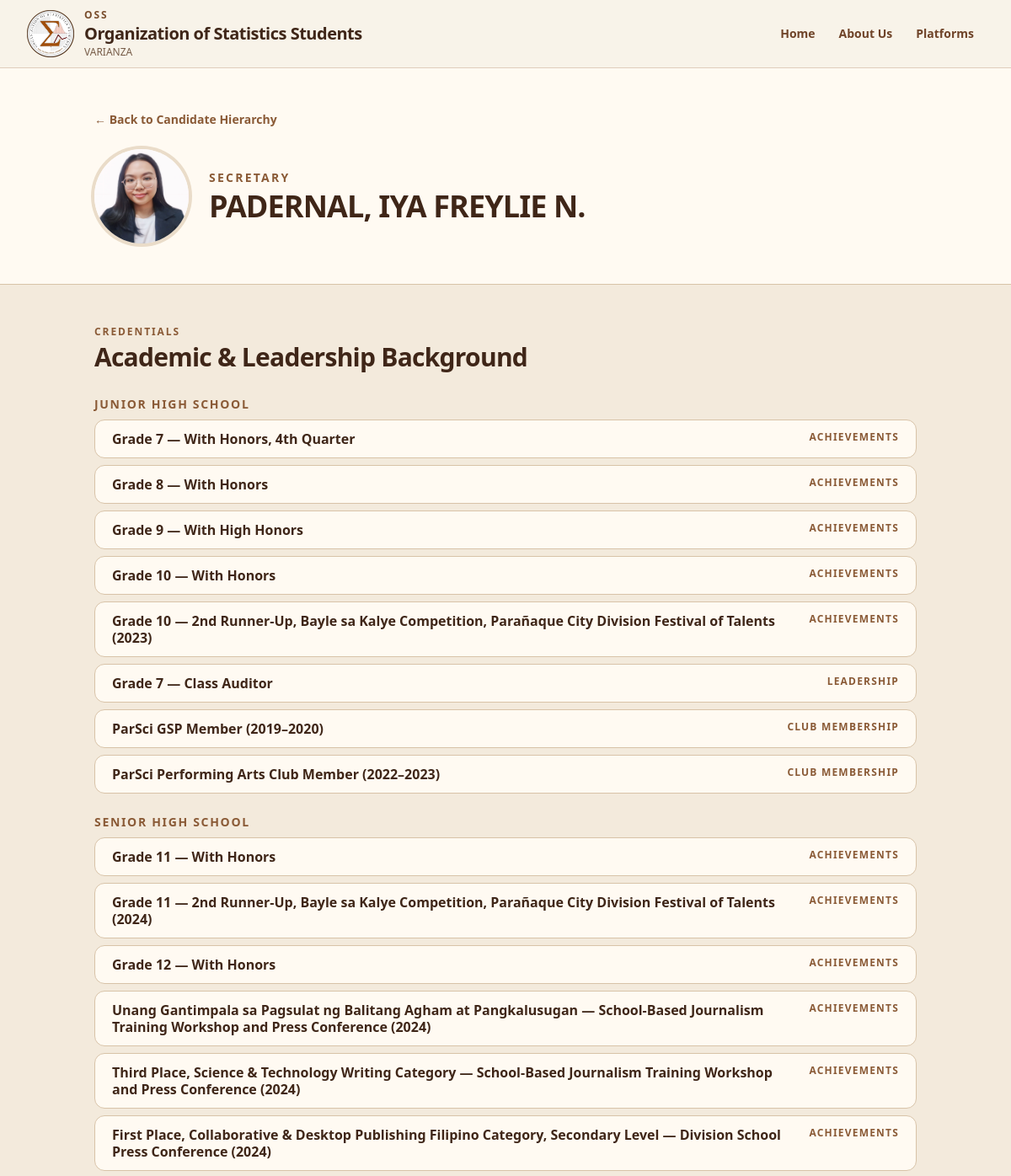
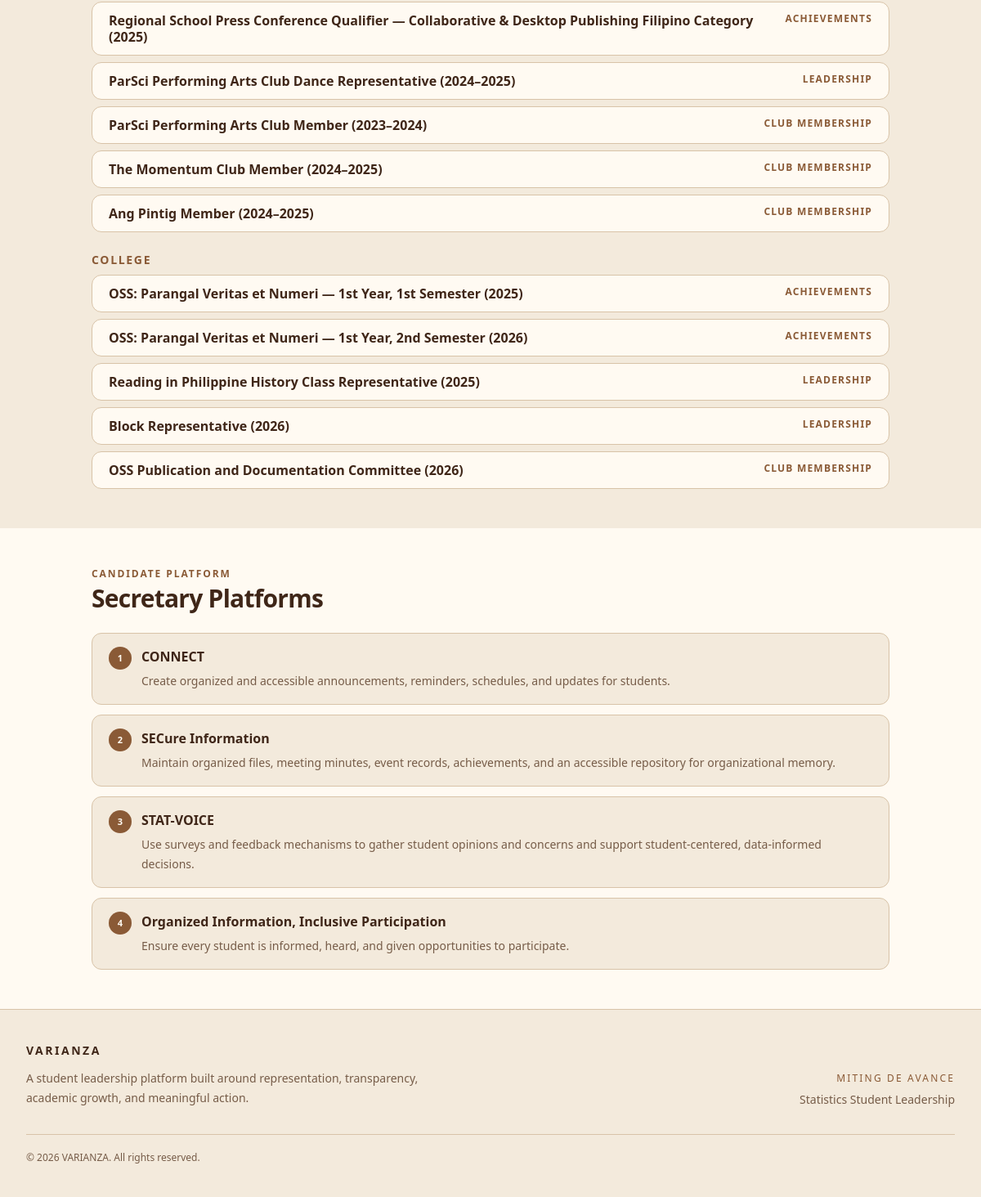
Page /candidates/padernal-iya-freylie-n/ on the committed database (2 pictures, top to bottom).
### core/models.py (models this page shows, shortened)
class Candidate(models.Model):
    POSITION_CHOICES = [
        ("PRESIDENT", "President"),
        ("VP-INTERNAL", "VP-Internal"),
        ("VP-EXTERNAL", "VP-External"),
        ("SECRETARY", "Secretary"),
        ("ASST. SECRETARY", "Asst. Secretary"),
        ("TREASURER", "Treasurer"),
        ("AUDITOR", "Auditor"),
        ("ASST. AUDITOR", "Asst. Auditor"),
        ("PROJECT MANAGER", "Project Manager"),
        ("PRO", "PRO"),
        ("ECO-WARRIOR", "Eco-Warrior"),
        ("2ND YEAR REPRESENTATIVE", "2nd Year Representative"),
    ]
    name = models.CharField(max_length=150)
    slug = models.SlugField(unique=True)
    position = models.CharField(
        max_length=50,
        choices=POSITION_CHOICES,
    )
    photo = models.CharField(
        max_length=255,
        blank=True,
    )
    hierarchy_order = models.PositiveIntegerField(default=0)
    class Meta:
        ordering = ["hierarchy_order", "id"]

class CandidateCredential(models.Model):
    EDUCATION_LEVEL_CHOICES = [
        ("ELEMENTARY", "Elementary"),
        ("JUNIOR HIGH", "Junior High School"),
        ("SENIOR HIGH", "Senior High School"),
        ("COLLEGE", "College"),
        ("GENERAL", "General"),
    ]
    candidate = models.ForeignKey(
        Candidate,
        on_delete=models.CASCADE,
        related_name="credentials",
    )
    education_level = models.CharField(
        max_length=30,
        choices=EDUCATION_LEVEL_CHOICES,
    )
    category = models.CharField(max_length=100)
    title = models.CharField(max_length=255)
    description = models.TextField(blank=True)
    order = models.PositiveIntegerField(default=0)
    class Meta:
        ordering = [
            "education_level",
            "order",
            "id",
        ]

class CandidatePlatform(models.Model):
    candidate = models.ForeignKey(
        Candidate,
        on_delete=models.CASCADE,
        related_name="platforms",
    )
    title = models.CharField(max_length=200)
    description = models.TextField()
    order = models.PositiveIntegerField(default=0)
    class Meta:
        ordering = ["order", "id"]

### core/views.py (the view)
def candidate_detail(request, slug):
    candidate = get_object_or_404(
        Candidate.objects.prefetch_related(
            "platforms",
            "credentials",
        ),
        slug=slug,
    )
    credentials = list(candidate.credentials.all())
    credential_groups = [
        (
            "Junior High School",
            [c for c in credentials if c.education_level == "JUNIOR HIGH"],
        ),
        (
            "Senior High School",
            [c for c in credentials if c.education_level == "SENIOR HIGH"],
        ),
        (
            "College",
            [c for c in credentials if c.education_level == "COLLEGE"],
        ),
    ]
    return render(
        request,
        "core/candidate_detail.html",
        {
            "candidate": candidate,
            "credentials": credentials,
            "credential_groups": credential_groups,
        },
    )

### core/templates/core/candidate_detail.html (shortened to what this page needs)
{% extends "base.html" %}
{% load static %}
{% block content %}
<section class="border-b border-[#d8c3a8] bg-[#fffaf2]">
    <div class="mx-auto max-w-5xl px-5 py-8 sm:px-6 sm:py-12">
        <a
            href="{% url 'core:home' %}"
            class="text-sm font-semibold text-[#8a5a36] hover:text-[#3f2618]"
        >
            ← Back to Candidate Hierarchy
        </a>
        <div class="mt-6 flex items-center gap-4 sm:gap-6">
            {% if candidate.photo %}
                <img
                    src="{% static candidate.photo %}"
                    alt="{{ candidate.name }}"
                    class="h-20 w-20 shrink-0 rounded-full object-cover ring-4 ring-[#eadcc9] sm:h-28 sm:w-28"
                >
            {% endif %}
            <div class="min-w-0">
                <p class="text-xs font-bold uppercase tracking-[0.16em] text-[#8a5a36] sm:text-sm">
                    {{ candidate.get_position_display }}
                </p>
                <h1 class="mt-1 break-words text-2xl font-black tracking-tight text-[#3f2618] sm:text-4xl">
                    {{ candidate.name }}
                </h1>
            </div>
        </div>
    </div>
</section>
<section class="bg-[#f3eadc]">
    <div class="mx-auto max-w-5xl px-5 py-8 sm:px-6 sm:py-12">
        <p class="text-xs font-bold uppercase tracking-[0.16em] text-[#8a5a36]">
            Credentials
        </p>
        <h2 class="mt-1 text-2xl font-black tracking-tight text-[#3f2618] sm:text-3xl">
            Academic &amp; Leadership Background
        </h2>
        {% if credentials %}
            <div class="mt-7 space-y-6">
                {% for group_name, group_credentials in credential_groups %}
                    {% if group_credentials %}
                        <div>
                            <h3 class="text-sm font-bold uppercase tracking-[0.12em] text-[#8a5a36]">
                                {{ group_name }}
                            </h3>
                            <div class="mt-2 space-y-2">
                                {% for credential in group_credentials %}
                                    <article class="rounded-xl border border-[#d8c3a8] bg-[#fffaf2] px-4 py-3 sm:px-5">
                                        <div class="flex flex-col gap-1 sm:flex-row sm:items-start sm:justify-between sm:gap-4">
                                            <div class="min-w-0">
                                                <h4 class="break-words text-sm font-bold leading-5 text-[#3f2618] sm:text-base">
                                                    {{ credential.title }}
                                                </h4>
                                            </div>
                                            {% if credential.category %}
                                                <p class="shrink-0 text-[10px] font-bold uppercase tracking-[0.1em] text-[#8a5a36] sm:text-xs">
                                                    {{ credential.category }}
                                                </p>
                                            {% endif %}
                                        </div>
                                    </article>
                                {% endfor %}
                            </div>
                        </div>
                    {% endif %}
                {% endfor %}
            </div>
        {% else %}
            <p class="mt-6 text-sm text-[#765c48]">
                No credentials have been added yet.
            </p>
        {% endif %}
    </div>
</section>
<section class="bg-[#fffaf2]">
    <div class="mx-auto max-w-5xl px-5 py-8 sm:px-6 sm:py-12">
        <p class="text-xs font-bold uppercase tracking-[0.16em] text-[#8a5a36]">
            Candidate Platform
        </p>
        <h2 class="mt-1 text-2xl font-black tracking-tight text-[#3f2618] sm:text-3xl">
            {{ candidate.get_position_display }} Platforms
        </h2>
        <div class="mt-6 space-y-3">
            {% for platform in candidate.platforms.all %}
                <article class="rounded-xl border border-[#d8c3a8] bg-[#f3eadc] px-4 py-4 sm:px-5">
                    <div class="flex items-start gap-3">
                        <div class="flex h-7 w-7 shrink-0 items-center justify-center rounded-full bg-[#8a5a36] text-[11px] font-bold text-[#fffaf2]">
                            {{ forloop.counter }}
                        </div>
                        <div class="min-w-0">
                            <h3 class="break-words text-sm font-bold text-[#3f2618] sm:text-base">
                                {{ platform.title }}
                            </h3>
                            {% if platform.description %}
                                <p class="mt-1.5 break-words text-xs leading-5 text-[#765c48] sm:text-sm sm:leading-6">
                                    {{ platform.description }}
                                </p>
                            {% endif %}
                        </div>
                    </div>
                </article>
            {% empty %}
                <p class="text-sm text-[#765c48]">
                    No platforms have been added yet.
                </p>
            {% endfor %}
        </div>
    </div>
</section>
{% endblock %}

### rows in the picture
Candidate: photo (picture), position "SECRETARY", name "PADERNAL, IYA FREYLIE N.", position "Secretary"
CandidateCredential: group_name "JUNIOR HIGH SCHOOL", title "Grade 7 — With Honors, 4th Quarter", category "ACHIEVEMENTS"
CandidateCredential: title "Grade 8 — With Honors", category "ACHIEVEMENTS"
CandidateCredential: title "Grade 9 — With High Honors", category "ACHIEVEMENTS"
CandidateCredential: title "Grade 10 — With Honors", category "ACHIEVEMENTS"
CandidateCredential: title "Grade 10 — 2nd Runner-Up, Bayle sa Kalye Competition, Parañaque City Division Festival of Talents (2023)", category "ACHIEVEMENTS"
CandidateCredential: title "Grade 7 — Class Auditor", category "LEADERSHIP"
CandidateCredential: title "ParSci GSP Member (2019–2020)", category "CLUB MEMBERSHIP"
CandidateCredential: title "ParSci Performing Arts Club Member (2022–2023)", category "CLUB MEMBERSHIP"
CandidateCredential: group_name "SENIOR HIGH SCHOOL", title "Grade 11 — With Honors", category "ACHIEVEMENTS"
CandidateCredential: title "Grade 11 — 2nd Runner-Up, Bayle sa Kalye Competition, Parañaque City Division Festival of Talents (2024)", category "ACHIEVEMENTS"
CandidateCredential: title "Grade 12 — With Honors", category "ACHIEVEMENTS"
CandidateCredential: title "Unang Gantimpala sa Pagsulat ng Balitang Agham at Pangkalusugan — School-Based Journalism Training Workshop and Press Conference (2024)", category "ACHIEVEMENTS"
CandidateCredential: title "Third Place, Science & Technology Writing Category — School-Based Journalism Training Workshop and Press Conference (2024)", category "ACHIEVEMENTS"
CandidateCredential: title "First Place, Collaborative & Desktop Publishing Filipino Category, Secondary Level — Division School Press Conference (2024)", category "ACHIEVEMENTS"
CandidateCredential: title "Regional School Press Conference Qualifier — Collaborative & Desktop Publishing Filipino Category (2025)", category "ACHIEVEMENTS"
CandidateCredential: title "ParSci Performing Arts Club Dance Representative (2024–2025)", category "LEADERSHIP"
CandidateCredential: title "ParSci Performing Arts Club Member (2023–2024)", category "CLUB MEMBERSHIP"
CandidateCredential: title "The Momentum Club Member (2024–2025)", category "CLUB MEMBERSHIP"
CandidateCredential: title "Ang Pintig Member (2024–2025)", category "CLUB MEMBERSHIP"
CandidateCredential: education_level "COLLEGE", title "OSS: Parangal Veritas et Numeri — 1st Year, 1st Semester (2025)", category "ACHIEVEMENTS"
CandidateCredential: title "OSS: Parangal Veritas et Numeri — 1st Year, 2nd Semester (2026)", category "ACHIEVEMENTS"
CandidateCredential: title "Reading in Philippine History Class Representative (2025)", category "LEADERSHIP"
CandidateCredential: title "Block Representative (2026)", category "LEADERSHIP"
CandidateCredential: title "OSS Publication and Documentation Committee (2026)", category "CLUB MEMBERSHIP"
CandidatePlatform: title "CONNECT", description "Create organized and accessible announcements, reminders, schedules, and updates for students."
CandidatePlatform: title "SECure Information", description "Maintain organized files, meeting minutes, event records, achievements, and an accessible repository for organizational memory."
CandidatePlatform: title "STAT-VOICE", description "Use surveys and feedback mechanisms to gather student opinions and concerns and support student-centered, data-informed decisions."
CandidatePlatform: title "Organized Information, Inclusive Participation", description "Ensure every student is informed, heard, and given opportunities to participate."
